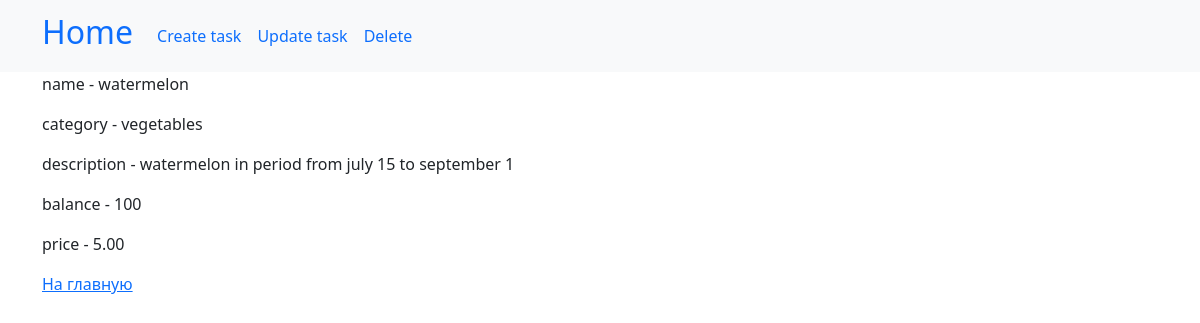
Page /product/7/ on the committed database.
### market/models.py (models this page shows, shortened)
class Product(models.Model):
    name = models.CharField(max_length=100, null=False, blank=False, verbose_name="Наименование товара")
    description = models.TextField(max_length=2000, null=True, blank=True, verbose_name="Описание товара")
    categories = models.CharField(max_length=100, choices=CATEGORY, verbose_name="Категория", default="other")
    balance = models.PositiveIntegerField(verbose_name="Остаток товара")
    price = models.DecimalField(max_digits=7, decimal_places=2, verbose_name="Цена товара")
    class Meta:
        db_table = "market"
        verbose_name = "Товар"
        verbose_name_plural = "Товары"

### market/views.py (the view)
# urls.py: path('product/<int:pk>/', product_view, name="product_view"),
def product_view(request, pk):
    product = get_object_or_404(Product, pk=pk)
    return render(request, "product.html", {"product": product})

### market/templates/product.html
{% extends "base.html" %}
{% block nav %}
    <a class="nav-link" href="{% url "create" %}">Create task</a>
    <a class="nav-link" href="{% url "update_product" product.pk %}">Update task</a>
    <a class="nav-link" href="{% url "delete" product.pk %}">Delete</a>
{% endblock %}
{% block content %}
<p>name - {{ product.name }}</p>
<p>category - {{ product.categories }}</p>
<p>description - {{ product.description }}</p>
<p>balance - {{ product.balance }}</p>
    <p>price - {{ product.price }}</p>
<a href="{% url "index_view" %}">На главную</a>
{% endblock %}

### rows in the picture
Product: name "watermelon", categories "vegetables", description "watermelon in period from july 15 to september 1", balance "100", price "5.00"
